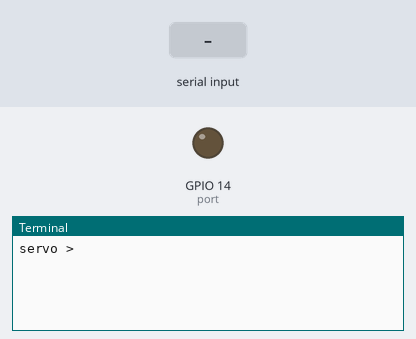
Bench run of a program on a simulated Raspberry Pi (BCM pin numbers). Shown: output pins drawn as LEDs (lit = HIGH), the last lines printed to the terminal. The inputs (shaded band) are chosen by the test bench. The interpreter's speed is modelled, so counts of loop turns are approximate.

Above: at 1.2 s.
1.3 s: "5" typed at the terminal, then Enter
At 2.05 s:
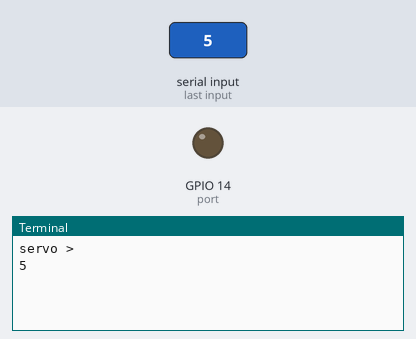
At 3.1 s:
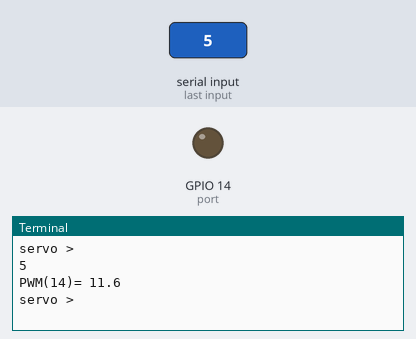

Measured:
- after the input at 1.3 s, the terminal: prints a new line at once (image 1)

The program:

ex06_velocity.py
```python
#!/usr/bin/env python3

###############################################################################
# Example 6 Servo Velocity Control
#
#                         Copyright (c) 2021 Wataru KUNINO https://bokunimo.net
###############################################################################

# ラズベリー・パイに接続した Tower Pro製 マイクロ・サーボモータSG90を
# 予め設定した速度でサーボモータを定速回転させ、入力した角度の位置で止めます。
# 回転速度を下げることで回転中の消費電流を減らすことが出来ます。
# 1倍速:100mA, 1/2倍速:80mA, 1/4倍速50mA(5.2V, 無負荷, 実測値, ピーク電流除く)
# servo > のプロンプトが表示されたら角度0～180を入力してください。
# 終了するには[Ctrl]キーを押しながら[C]を押してください。

port = 14                                       # GPIO ポート番号=14 (8番ピン)
velocity = 180. / 0.36 / 2                      # 最大回転速度(°/秒)の半分
duty_min = 3.0                                  # 180°のときのPWMのDuty比
duty_max = 11.8                                 # 0°のときのPWMのDuty比
delta = (duty_max - duty_min) * velocity / 50 / 180 # 1サイクル当たりの回転角

from RPi import GPIO                            # GPIOモジュールの取得
from time import sleep                          # sleepモジュールの取得
GPIO.setmode(GPIO.BCM)                          # ポート番号の指定方法の設定
GPIO.setup(port, GPIO.OUT)                      # ポートportのGPIOを出力に設定

def deg2duty(deg, offset = 0):                  # Duty比を計算する関数
    return (duty_max - duty_min) * (180 - deg) / 180 + duty_min

def pwm_out(duty):                              # 単一PWM出力用の関数
    GPIO.output(port, 1)                        # Highレベルを出力
    sleep(duty / 5000)                          # 入力Duty比の待ち時間処理
    GPIO.output(port, 0)                        # Lowレベルを出力
    sleep(1 / 50 - duty / 5000)                 # Duty比の残り時間待ち処理

duty = duty_min                                 # PWM制御値(Duty比) 0～100
try:                                            # キー割り込みの監視を開始
    while True:                                 # 繰り返し処理
        print('servo',end=' > ');               # キーボード入力待ち表示
        val_s =input()                          # キーボードから入力
        if len(val_s)<0 or not val_s.isdigit(): # 入力が数字でないとき
            continue                            # whileの先頭に戻る
        val = int(val_s)                        # 整数値をvalに代入
        if val < 0 or val > 180:                # 0〜180の範囲外のとき
            continue                            # whileの先頭に戻る
        target = round(deg2duty(val),1)         # 角度値をデューティに変換
        v_sign = (target > duty)-(target < duty) # 目標の大小を符号に変換
        while True:                             # PWM出力を行うループ
            duty += v_sign * delta              # 変数dutyに回転角分を加減算
            if v_sign * (duty - target) >= 0:   # 目標値に達成した時
                break                           # ループを抜ける
            pwm_out(duty)                       # 変数dutyのDuty比でPWM出力
        duty = target                           # 変数dutyに目標値を代入
        for i in range(18):                     # 180°回転に要する時間に相当
            pwm_out(duty)                       # 変数dutyのDuty比でPWM出力
        print('PWM('+str(port)+')=', str(duty)) # ポート番号と変数dutyの値を表示

except (KeyboardInterrupt,EOFError):            # キー割り込み発生時
    print('\nKeyboardInterrupt')                # キーボード割り込み表示
    GPIO.cleanup(port)                          # GPIOを未使用状態に戻す
    exit()                                      # 終了

'''
pi@raspberrypi:~ $ git clone https://bokunimo.net/git/raspifan ⏎
　～～～～～～～～～～～～～～～～～～(省略)～～～～～～～～～～～～～～～～～
pi@raspberrypi:~ $ cd raspifan ⏎
pi@raspberrypi:~/raspifan $ ./ex06_velocity.py ⏎
servo > 0 ⏎
PWM(14)= 13.0
servo > 90 ⏎
PWM(14)= 7.9
servo > 180 ⏎
PWM(14)= 2.7
servo > ^C
KeyboardInterrupt
pi@raspberrypi:~/raspifan $
'''
```
